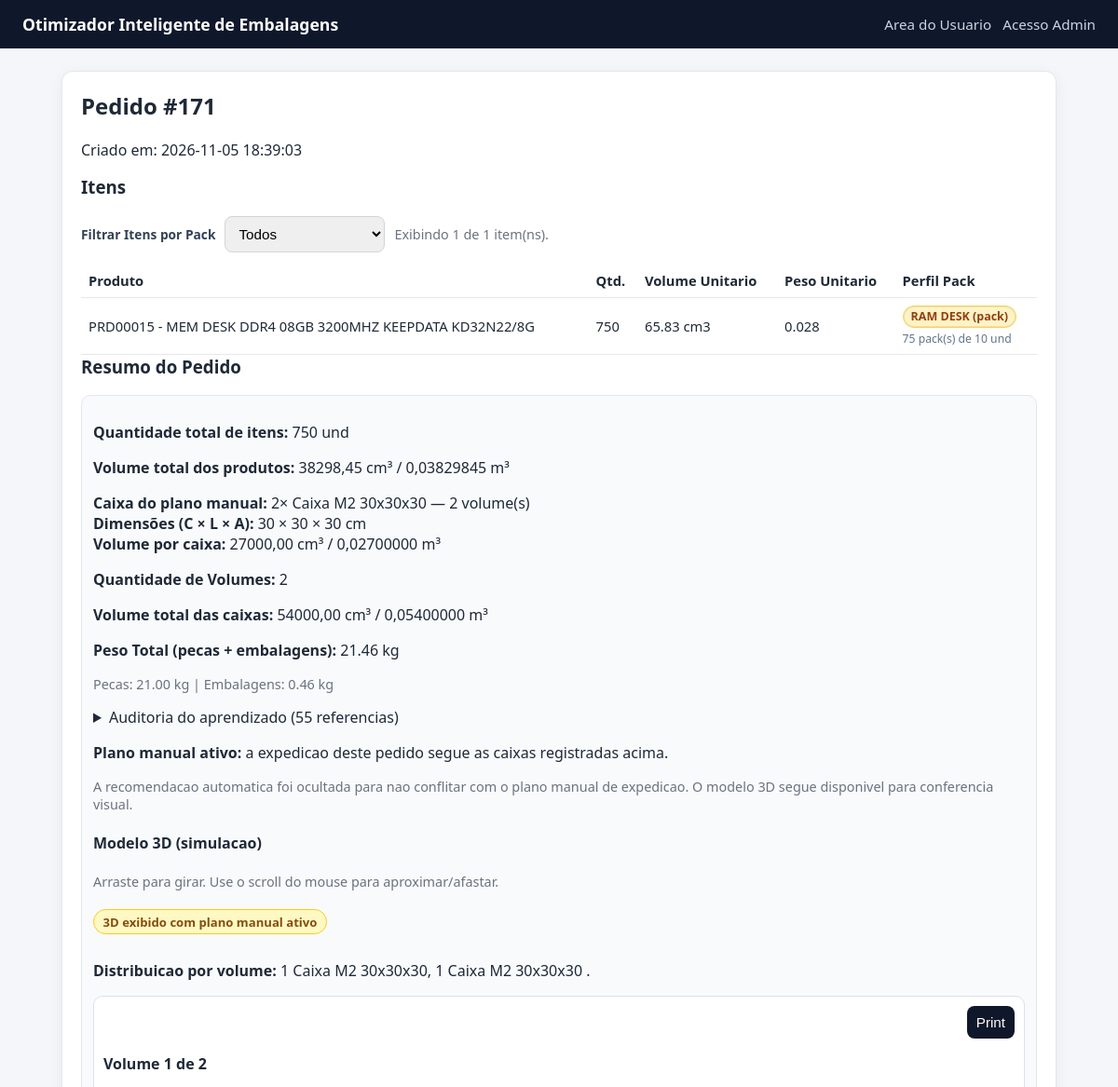
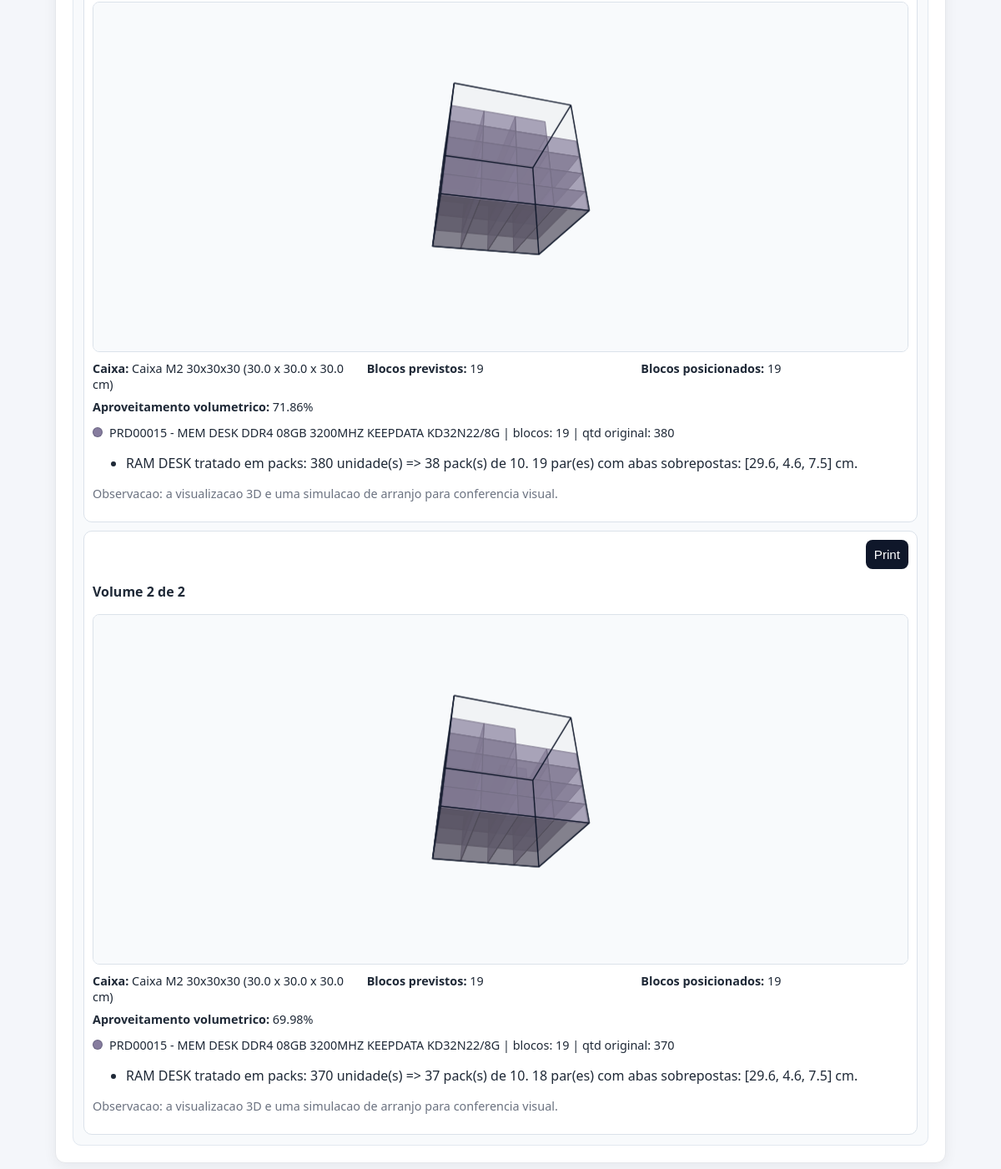
The page /user/order/171 on the database its author committed (2 pictures, top to bottom).
### tables this page shows
CREATE TABLE orders (
                id INTEGER PRIMARY KEY AUTOINCREMENT,
                created_at TEXT NOT NULL DEFAULT CURRENT_TIMESTAMP
            );

CREATE TABLE order_items (
                id INTEGER PRIMARY KEY AUTOINCREMENT,
                order_id INTEGER NOT NULL,
                product_id INTEGER NOT NULL,
                quantity INTEGER NOT NULL,
                FOREIGN KEY(order_id) REFERENCES orders(id),
                FOREIGN KEY(product_id) REFERENCES products(id)
            );

CREATE TABLE products (
                id INTEGER PRIMARY KEY AUTOINCREMENT,
                name TEXT NOT NULL UNIQUE,
                length_cm REAL NOT NULL,
                width_cm REAL NOT NULL,
                height_cm REAL NOT NULL,
                weight REAL NOT NULL
            , sku TEXT);

CREATE TABLE shipment_history (
                id INTEGER PRIMARY KEY AUTOINCREMENT,
                order_id INTEGER NOT NULL,
                box_id INTEGER NOT NULL, quantity INTEGER NOT NULL DEFAULT 1, assignments_json TEXT,
                FOREIGN KEY(order_id) REFERENCES orders(id),
                FOREIGN KEY(box_id) REFERENCES boxes(id)
            );

CREATE TABLE boxes (
                id INTEGER PRIMARY KEY AUTOINCREMENT,
                name TEXT NOT NULL UNIQUE,
                length_cm REAL NOT NULL,
                width_cm REAL NOT NULL,
                height_cm REAL NOT NULL,
                max_weight REAL NOT NULL
            , is_active INTEGER NOT NULL DEFAULT 1, max_capacity_weight REAL);

### app_volum.py (the view, shortened to what this page needs)
@app.route("/user/order/<int:order_id>", methods=["GET"])
def user_order_result(order_id):
    order = get_order(DB_PATH, order_id)
    if not order:
        flash(ORDER_NOT_FOUND_MSG, "error")
        return redirect(url_for("user_upload"))
    items = get_order_items(DB_PATH, order_id)
    shipment_rows = get_shipment_history_by_order(DB_PATH, order_id)
    packing_rules = get_packing_rules(DB_PATH)
    recommendation = build_recommendation(items, packing_rules=packing_rules)
    effective_rules = dict(packing_rules)
    if recommendation.get("mb_box_dims"):
        dims = recommendation["mb_box_dims"]
        effective_rules["mb_box_length_cm"] = dims["length_cm"]
        effective_rules["mb_box_width_cm"] = dims["width_cm"]
        effective_rules["mb_box_height_cm"] = dims["height_cm"]
    items_for_view = _attach_pack_profile_to_items(items, effective_rules)
    packing_previews = []
    if shipment_rows:
        packing_previews = _build_manual_shipment_previews(
            shipment_rows,
            items,
            effective_rules,
        )
    elif recommendation.get("history_plan"):
        packing_previews = _build_manual_shipment_previews(
            recommendation["history_plan"],
            items,
            effective_rules,
        )
    packing_preview = packing_previews[0] if packing_previews else None
    grouped_packing_previews = _group_packing_previews(packing_previews)
    unknown_items = session.pop("last_unknown_items", [])
    import_debug = session.pop("last_import_debug", [])
    return render_template(
        "order_detail.html",
        order=order,
        items=items_for_view,
        recommendation=recommendation,
        packing_preview=packing_preview,
        packing_previews=packing_previews,
        grouped_packing_previews=grouped_packing_previews,
        boxes=[],
        products=[],
        shipments=shipment_rows,
        user_mode=True,
        unknown_items=unknown_items,
        import_debug=import_debug,
    )

### templates/order_detail.html (shortened to what this page needs)
{% extends 'base.html' %}
{% block content %}
<section class="card">
    <h2>Pedido #{{ order['id'] }}</h2>
    <p>Criado em: {{ order['created_at'] }}</p>
    <h3>Itens</h3>
    <div class="pack-filter-row no-print">
        <label for="item-pack-filter">Filtrar Itens por Pack</label>
        <select id="item-pack-filter" onchange="applyItemPackFilter()">
            <option value="all" selected>Todos</option>
        </select>
        <span id="item-pack-filter-count" class="hint"></span>
    </div>
    <table>
        <thead>
            <tr>
                <th>Produto</th>
                <th>Qtd.</th>
                <th>Volume Unitario</th>
                <th>Peso Unitario</th>
                <th>Perfil Pack</th>
            </tr>
        </thead>
        <tbody id="order-items-body">
        {% for item in items %}
            <tr data-pack-uses="{{ '1' if item.get('pack_profile_uses_pack') else '0' }}" data-pack-profile="{{ item.get('pack_profile') or 'none' }}">
                <td>{% if item['sku'] %}{{ item['sku'] }} - {% endif %}{{ item['name'] }}</td>
                <td>{{ item['quantity'] }}</td>
                <td>{{ '%.2f'|format(item['length_cm'] * item['width_cm'] * item['height_cm']) }} cm3</td>
                <td>{{ item['weight'] }}</td>
                <td>
                    <span class="pack-badge {{ (item.get('pack_profile') or 'none')|replace('_', '-') }}{% if item.get('pack_profile_uses_pack') %} is-pack{% endif %}">{{ item.get('pack_profile_label') or 'Sem pack' }}</span>
                    {% if item.get('pack_profile_detail') %}
                        <div class="pack-detail">{{ item.get('pack_profile_detail') }}</div>
                    {% endif %}
                </td>
            </tr>
        {% else %}
            <tr class="no-items-row"><td colspan="{% if not user_mode %}6{% else %}5{% endif %}">Nenhum item neste pedido.</td></tr>
        {% endfor %}
        </tbody>
    </table>
    <h3>{% if shipments %}Resumo do Pedido{% else %}Recomendacao{% endif %}</h3>
    <div class="recommend-box">
        <p><strong>Quantidade total de itens:</strong> {{ recommendation.totals.total_units }} und</p>
        <p><strong>Volume total dos produtos:</strong> {{ ('%.2f'|format(recommendation.totals.total_volume_cm3))|replace('.', ',') }} cm³ / {{ ('%.8f'|format(recommendation.totals.total_volume_cm3 / 1000000))|replace('.', ',') }} m³</p>
        {% set shipping_summary = namespace(plan=[], packages=0, volume_cm3=0) %}
        {% if shipments %}
            {% for box_id, matching_shipments in shipments|groupby('box_id') %}
                {% set sh = matching_shipments|first %}
                {% set box_quantity = matching_shipments|sum(attribute='quantity') %}
                {% set shipping_summary.plan = shipping_summary.plan + [{'box': sh, 'name': sh['box_name'], 'quantity': box_quantity}] %}
            {% endfor %}
        {% elif recommendation.history_plan %}
            {% for entry in recommendation.history_plan %}
                {% set shipping_summary.plan = shipping_summary.plan + [{'box': entry.box, 'name': entry.box.name, 'quantity': entry.quantity}] %}
            {% endfor %}
        {% elif recommendation.box %}
            {% set shipping_summary.plan = [{'box': recommendation.box, 'name': recommendation.box['name'], 'quantity': recommendation.packages_required}] %}
        {% endif %}
        {% for entry in shipping_summary.plan %}
            {% set box_volume = entry.box['length_cm'] * entry.box['width_cm'] * entry.box['height_cm'] %}
            {% set shipping_summary.packages = shipping_summary.packages + entry.quantity %}
            {% set shipping_summary.volume_cm3 = shipping_summary.volume_cm3 + box_volume * entry.quantity %}
            <p><strong>{% if shipments %}Caixa do plano manual{% else %}Caixa indicada{% endif %}:</strong> {{ entry.quantity }}× {{ entry.name }} — {{ entry.quantity }} volume(s)<br>
                <strong>Dimensões (C × L × A):</strong> {{ '%g'|format(entry.box['length_cm']) }} × {{ '%g'|format(entry.box['width_cm']) }} × {{ '%g'|format(entry.box['height_cm']) }} cm<br>
                <strong>Volume por caixa:</strong> {{ ('%.2f'|format(box_volume))|replace('.', ',') }} cm³ / {{ ('%.8f'|format(box_volume / 1000000))|replace('.', ',') }} m³
            </p>
        {% endfor %}
        {% if shipping_summary.plan %}
            <p><strong>Quantidade de Volumes:</strong> {{ shipping_summary.packages }}</p>
            <p><strong>Volume total das caixas:</strong> {{ ('%.2f'|format(shipping_summary.volume_cm3))|replace('.', ',') }} cm³ / {{ ('%.8f'|format(shipping_summary.volume_cm3 / 1000000))|replace('.', ',') }} m³</p>
        {% endif %}
        <p><strong>Peso Total (pecas + embalagens):</strong> {{ '%.2f'|format(recommendation.totals.total_weight_with_packages) }} kg</p>
        <p class="hint">
            Pecas: {{ '%.2f'|format(recommendation.totals.total_weight_items) }} kg |
            Embalagens: {{ '%.2f'|format(recommendation.totals.total_weight_packages) }} kg
        </p>
        {% if recommendation.learning_audit %}
        <details>
            <summary>Auditoria do aprendizado ({{ recommendation.learning_audit|length }} referencias)</summary>
        </details>
        {% endif %}
        {% if shipments %}
            <p><strong>Plano manual ativo:</strong> a expedicao deste pedido segue as caixas registradas acima.</p>
            <p class="hint">A recomendacao automatica foi ocultada para nao conflitar com o plano manual de expedicao. O modelo 3D segue disponivel para conferencia visual.</p>
        {% else %}
            <p>Nenhuma embalagem compativel encontrada considerando dimensoes, peso e volume. Cadastre mais opcoes de embalagens.</p>
        {% endif %}
        {% if grouped_packing_previews %}
            <h4>Modelo 3D (simulacao)</h4>
            <p class="hint">Arraste para girar. Use o scroll do mouse para aproximar/afastar.</p>
            {% if shipments or recommendation.history_plan %}
                <span style="display:inline-block;margin:0.35rem 0 0.7rem;padding:0.22rem 0.6rem;border-radius:999px;border:1px solid #facc15;background:#fef9c3;color:#854d0e;font-size:0.82rem;font-weight:600;">{% if shipments %}3D exibido com plano manual ativo{% else %}3D exibido com plano manual de referencia{% endif %}</span>
            {% endif %}
            {% if shipments or recommendation.history_plan %}
                <p><strong>Distribuicao por volume:</strong>
                    {% for preview_group in grouped_packing_previews %}
                        {{ preview_group.count }} {{ preview_group.preview.box.name }}{% if not loop.last %}, {% endif %}
                    {% endfor %}.
                </p>
            {% elif packing_previews|length > 1 %}
                <p><strong>Distribuicao por volume:</strong> {{ packing_previews|length }} embalagens de {{ recommendation.box['name'] }}.</p>
            {% endif %}
            {% for preview_group in grouped_packing_previews %}
                {% set packing_preview = preview_group.preview %}
                <div class="packing3d-shell">
                    <div class="packing3d-actions no-print">
                        <button type="button" onclick="printPackingModel()">Print</button>
                    </div>
                    {% if preview_group.count > 1 %}
                        <p><strong>{{ preview_group.count }}X 3D</strong> - volumes {{ preview_group.volume_indexes|join(', ') }} de {{ packing_preview.volume_count }}</p>
                    {% elif packing_previews|length > 1 %}
                        <p><strong>Volume {{ packing_preview.volume_index }} de {{ packing_preview.volume_count }}</strong></p>
                    {% endif %}
                    <div id="packing3d-canvas-{{ loop.index0 }}" class="packing3d-canvas"></div>
                    <div class="packing3d-stats">
                        <p><strong>Caixa:</strong> {{ packing_preview.box.name }} ({{ packing_preview.box.length_cm }} x {{ packing_preview.box.width_cm }} x {{ packing_preview.box.height_cm }} cm)</p>
                        <p><strong>Blocos previstos:</strong> {{ packing_preview.total_blocks }}</p>
                        <p><strong>Blocos posicionados:</strong> {{ packing_preview.placed_blocks }}</p>
                        <p><strong>Aproveitamento volumetrico:</strong> {{ packing_preview.fill_percent }}%</p>
                    </div>
                    <div class="packing3d-legend">
                        {% for lg in packing_preview.legend %}
                            <div class="packing3d-legend-item">
                                <span class="packing3d-dot" style="background: {{ lg.color }};"></span>
                                <span>
                                    {{ lg.label }} | blocos: {{ lg.blocks }}
                                    | qtd original: {{ lg.original_quantity }}
                                </span>
                            </div>
                        {% endfor %}
                    </div>
                    {% if packing_preview.notes %}
                        <ul>
                            {% for note in packing_preview.notes %}
                                <li>{{ note }}</li>
                            {% endfor %}
                        </ul>
                    {% endif %}
                    <p class="hint">Observacao: a visualizacao 3D e uma simulacao de arranjo para conferencia visual.</p>
                </div>
            {% endfor %}
        {% endif %}
    </div>
</section>
{% endblock %}

### rows shown on the page
orders: id "171", created_at "2026-11-05 18:39:03"
order_items: sku "PRD00015", name "MEM DESK DDR4 08GB 3200MHZ KEEPDATA KD32N22/8G", quantity "750", weight "0.028", item "RAM DESK (pack)", get "75 pack(s) de 10 und"
products: item['length_cm']*item['width_cm']*item['height_cm'] "65.83"
shipment_history: quantity "2", name "Caixa M2 30x30x30", value "27000,00", value "0,02700000"
boxes: box.length_cm "30", box.width_cm "30", box.height_cm "30", preview.box.name "Caixa M2 30x30x30" "Caixa M2 30x30x30", box.name "Caixa M2 30x30x30" "Caixa M2 30x30x30", box.length_cm "30.0" "30.0", box.width_cm "30.0" "30.0", box.height_cm "30.0" "30.0"

### other values the page prints
{{ recommendation.totals.total_units }} "750"
{{ shipping_summary.packages }} "2"
{{ ('%.2f'|format(shipping_summary.volume_cm3))|replace('.', ',') }} "54000,00"
{{ '%.2f'|format(recommendation.totals.total_weight_with_packages) }} "21.46"
{{ '%.2f'|format(recommendation.totals.total_weight_items) }} "21.00"
{{ '%.2f'|format(recommendation.totals.total_weight_packages) }} "0.46"
{{ recommendation.learning_audit|length }} "55"
{{ preview_group.count }} "1" "1"
{{ packing_preview.volume_index }} "1" "2"
{{ packing_preview.volume_count }} "2" "2"
{{ packing_preview.total_blocks }} "19" "19"
{{ packing_preview.placed_blocks }} "19" "19"
{{ packing_preview.fill_percent }} "71.86" "69.98"
{{ lg.label }} "PRD00015 - MEM DESK DDR4 08GB 3200MHZ KEEPDATA KD32N22/8G" "PRD00015 - MEM DESK DDR4 08GB 3200MHZ KEEPDATA KD32N22/8G"
{{ lg.blocks }} "19" "19"
